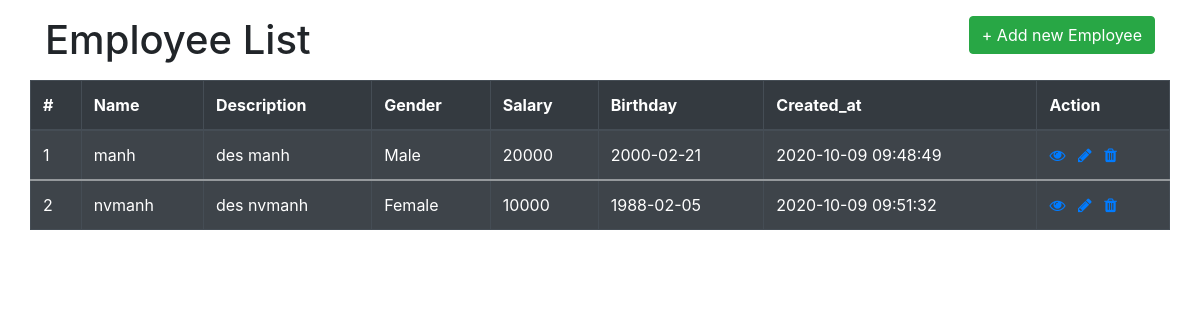
The page / on the database its author committed.
### tables this page shows
CREATE TABLE `employees` (
  `id` int(11) NOT NULL,
  `name` varchar(100) NOT NULL,
  `description` text DEFAULT NULL,
  `gender` tinyint(4) DEFAULT NULL,
  `salary` int(10) DEFAULT NULL,
  `birthday` date DEFAULT NULL,
  `created_at` timestamp NULL DEFAULT current_timestamp() ON UPDATE current_timestamp()
);

### includes/function.php (called while the page is built, shortened)
<?php
    function getAllEmployees(){
        global $conn;
        $sql = "SELECT * FROM employees";
        $result = mysqli_query($conn, $sql);
        $employees = mysqli_fetch_all($result);
        return $employees;
    }
?>

### index.php (the view, shortened to what this page needs)
<!doctype html>
<html lang="en">
  <head>
    <link rel="stylesheet" href="https://stackpath.bootstrapcdn.com/bootstrap/4.3.1/css/bootstrap.min.css">
    <link rel="stylesheet" href="https://stackpath.bootstrapcdn.com/font-awesome/4.7.0/css/font-awesome.min.css">
  </head>
  <body>
    <div class="container">
      <div class="row mt-3">
        <div class="col-6 mb-2">
          <h1>Employee List</h1>
        </div>
        <div class="col-6 mb-2">
          <a name="" id="" class="btn btn-success float-right" href="createRecord.php" role="button">+ Add new Employee</a>
        </div>
        <table class="table table-dark table-striped table-hover table-bordered">
          <thead>
            <tr>
              <th>#</th>
              <th>Name</th>
              <th>Description</th>
              <th>Gender</th>
              <th>Salary</th>
              <th>Birthday</th>
              <th>Created_at</th>
              <th>Action</th>
            </tr>
          </thead>
        <?php
          require 'includes/config.php';
          require 'includes/function.php';
          $employees = getAllEmployees();
          foreach ($employees as $row) {
        ?>
            <tbody>
              <tr>
                <td><?php echo $row['0']; ?></td>
                <td><?php echo $row['1']; ?></td>
                <td><?php echo $row['2']; ?></td>
                <td>
                <?php
                  if ($row['3']=='1'){
                    echo 'Male';
                  }
                  else if($row['3']=='0'){
                    echo 'Female';
                  }
                  else {
                    echo '???';
                  }
                ?>
                </td>
                <td><?php echo $row['4']; ?></td>
                <td><?php echo $row['5']; ?></td>
                <td><?php echo $row['6']; ?></td>
                <td>
                  <a href="detail.php?id=<?php echo $row['0']; ?>"><i class="fa fa-eye mr-2"></i></a>
                  <a href="change.php?id=<?php echo $row['0']; ?>"><i class="fa fa-pencil mr-2"></i></a>
                  <a onclick="confirm_delete()" href="#" class="delete"><i class="fa fa-trash"></i></a>
                </td>
              </tr>
            </tbody>
          <?php
            }
          ?>
        </table>
      </div>
    </div>
  </body>
</html>

### rows shown on the page
employees: id "1", name "manh", description "des manh", gender "Male", salary "20000", birthday "2000-02-21", created_at "2020-10-09 09:48:49"
employees: id "2", name "nvmanh", description "des nvmanh", gender "Female", salary "10000", birthday "1988-02-05", created_at "2020-10-09 09:51:32"
